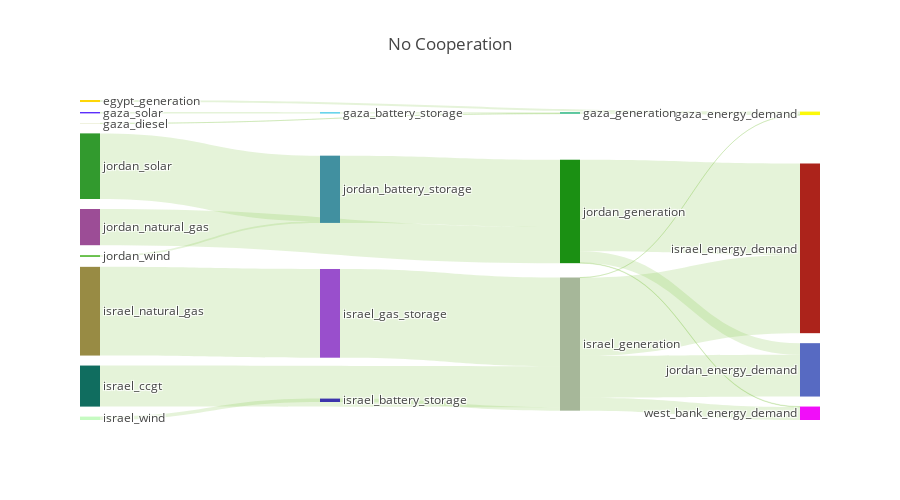

This figure's notebook cell:
### Markdown cell above
## Visualise flows
This figure visualises flows between each territory

### Code cell
results['UTO'].plot_flows_sankey(height=500,title='No Cooperation')

### Figure 1 — Plotly figure (JSON) as saved in the notebook; plotly's stock layout.template omitted (floating-point values rounded to 4 significant figures)
{"data": [{"domain": {"x": [0, 1], "y": [0, 1]}, "link": {"color": ["rgba(127, 194, 65, 0.2)", "rgba(127, 194, 65, 0.2)", "rgba(127, 194, 65, 0.2)", "rgba(127, 194, 65, 0.2)", "rgba(127, 194, 65, 0.2)", "rgba(127, 194, 65, 0.2)", "rgba(127, 194, 65, 0.2)", "rgba(127, 194, 65, 0.2)", "rgba(127, 194, 65, 0.2)", "rgba(127, 194, 65, 0.2)", "rgba(127, 194, 65, 0.2)", "rgba(127, 194, 65, 0.2)", "rgba(127, 194, 65, 0.2)", "rgba(127, 194, 65, 0.2)", "rgba(127, 194, 65, 0.2)", "rgba(127, 194, 65, 0.2)", "rgba(127, 194, 65, 0.2)", "rgba(127, 194, 65, 0.2)", "rgba(127, 194, 65, 0.2)", "rgba(127, 194, 65, 0.2)", "rgba(127, 194, 65, 0.2)", "rgba(127, 194, 65, 0.2)", "rgba(127, 194, 65, 0.2)", "rgba(127, 194, 65, 0.2)", "rgba(127, 194, 65, 0.2)", "rgba(127, 194, 65, 0.2)", "rgba(127, 194, 65, 0.2)", "rgba(127, 194, 65, 0.2)", "rgba(127, 194, 65, 0.2)", "rgba(127, 194, 65, 0.2)", "rgba(127, 194, 65, 0.2)", "rgba(127, 194, 65, 0.2)", "rgba(127, 194, 65, 0.2)", "rgba(127, 194, 65, 0.2)", "rgba(127, 194, 65, 0.2)", "rgba(127, 194, 65, 0.2)", "rgba(127, 194, 65, 0.2)", "rgba(127, 194, 65, 0.2)", "rgba(127, 194, 65, 0.2)"], "source": [0, 34, 2, 33, 4, 5, 40, 7, 8, 9, 39, 35, 35, 35, 35, 12, 13, 14, 42, 16, 17, 18, 41, 41, 41, 20, 21, 22, 23, 44, 25, 26, 27, 43, 43, 43, 29, 30, 31], "target": [32, 33, 33, 32, 33, 34, 35, 35, 35, 35, 35, 32, 36, 37, 38, 39, 40, 40, 41, 41, 41, 41, 36, 37, 38, 41, 41, 42, 42, 43, 43, 43, 43, 36, 37, 38, 43, 44, 44], "value": [1078000.0, 716200.0, 245.3, 716500.0, 0, 716200.0, 1802000.0, 21750000.0, 0, 0, 47000000.0, 58680.0, 41440000.0, 22190000.0, 6865000.0, 47000000.0, 0, 1802000.0, 35630000.0, 0, 0, 0, 48460000.0, 6085000.0, 263900.0, 19180000.0, 0, 34760000.0, 865900.0, 0, 0, 0, 0, 0, 0, 0, 0, 0, 0]}, "node": {"color": ["fed607", "a3f124", "e0e5bf", "100ee8", "247210", "5728fb", "c9016d", "106d5f", "928e2d", "c1e1c9", "ef0d44", "d027a8", "988b44", "8daf40", "c6fbc2", "29c648", "e38bc7", "fe9d12", "d4b300", "0fee8a", "9c4d96", "79bc10", "329a2e", "4eb52c", "2fe17b", "3e3bce", "794a34", "950212", "0d6320", "18f2a0", "b4ca05", "c66f66", "fcf909", "14ae73", "4bcce7", "a6b799", "ac231b", "576ac2", "f10ef9", "994fcc", "3c34ac", "1b9013", "4190a0", "f1ba29", "549bf2"], "label": ["egypt_generation", "gaza_battery_storage", "gaza_diesel", "gaza_generation", "gaza_natural_gas", "gaza_solar", "israel_battery_storage", "israel_ccgt", "israel_coal", "israel_diesel", "israel_gas_storage", "israel_generation", "israel_natural_gas", "israel_solar", "israel_wind", "jordan_battery_storage", "jordan_ccgt", "jordan_coal", "jordan_diesel", "jordan_generation", "jordan_natural_gas", "jordan_shale", "jordan_solar", "jordan_wind", "west_bank_battery_storage", "west_bank_ccgt", "west_bank_coal", "west_bank_diesel", "west_bank_generation", "west_bank_natural_gas", "west_bank_solar", "west_bank_wind", "gaza_energy_demand", "gaza_generation", "gaza_battery_storage", "israel_generation", "israel_energy_demand", "jordan_energy_demand", "west_bank_energy_demand", "israel_gas_storage", "israel_battery_storage", "jordan_generation", "jordan_battery_storage", "west_bank_generation", "west_bank_battery_storage"], "line": {"color": "black", "width": 0}, "pad": 10}, "orientation": "h", "type": "sankey", "valueformat": ".0f"}], "layout": {"font": {"size": 12}, "height": 500, "title": "No Cooperation"}}
